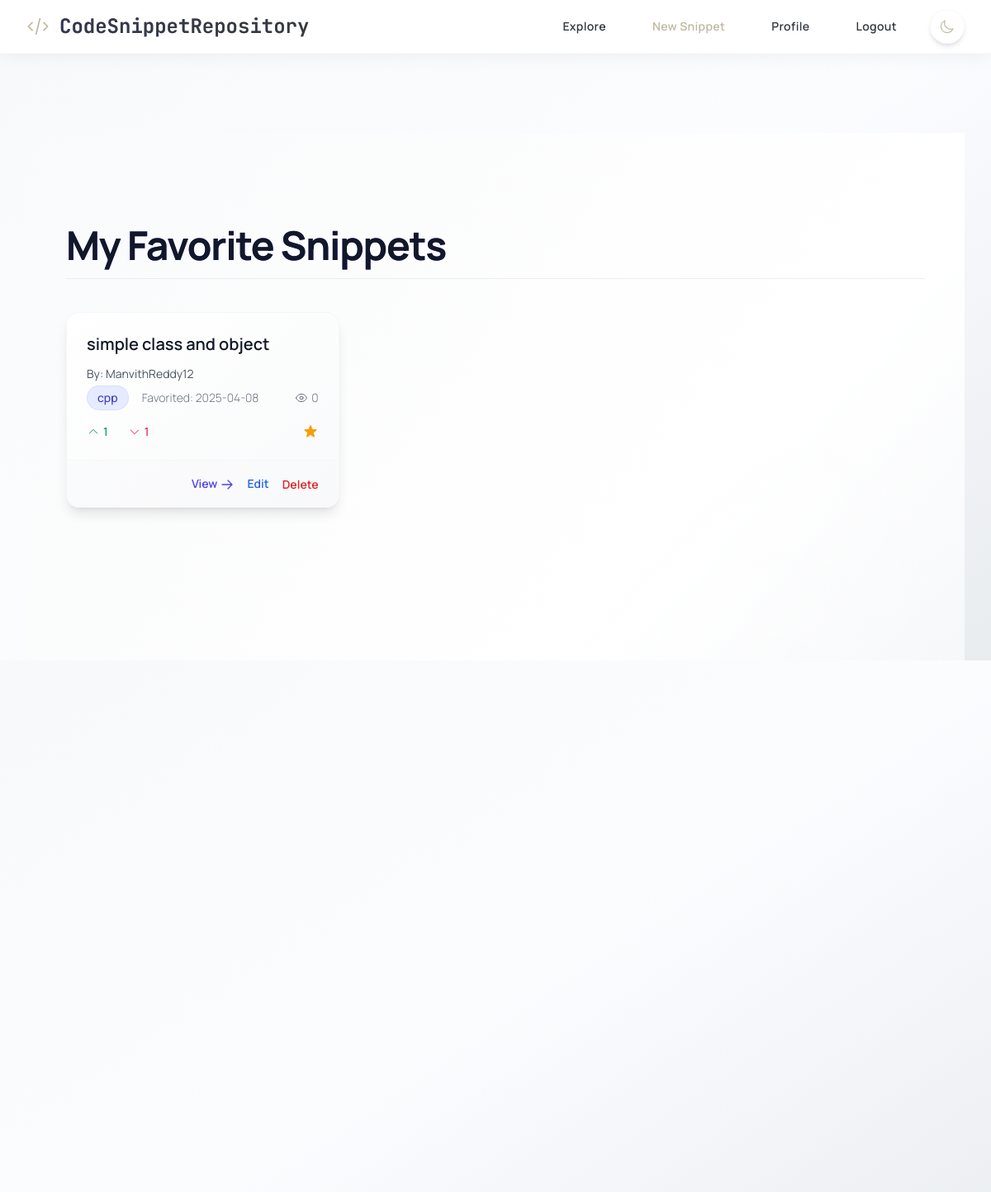
The page /favorites (signed in) on the database its author committed.
### tables this page shows
CREATE TABLE snippets (
                id INTEGER PRIMARY KEY AUTOINCREMENT,
                user_id INTEGER NOT NULL,
                title TEXT NOT NULL,
                code TEXT NOT NULL,
                language TEXT NOT NULL,
                description TEXT,
                is_private INTEGER DEFAULT 0,
                views INTEGER DEFAULT 0,
                created_at TIMESTAMP DEFAULT CURRENT_TIMESTAMP,
                updated_at TIMESTAMP DEFAULT CURRENT_TIMESTAMP,
                FOREIGN KEY (user_id) REFERENCES users(id) ON DELETE CASCADE
            );

### app.py (the view)
@app.route('/favorites')
def view_favorites():
    user_id = get_current_user_id()
    if not user_id:
        flash('Please login to view your favorites.', 'warning')
        return redirect(url_for('login'))
    conn = get_db()
    try:
        favorite_snippets_rows = conn.execute('''
            SELECT
                s.id, s.title, s.language, s.code, s.description, s.created_at,
                s.updated_at, s.is_private, s.views, s.user_id as owner_id,
                u.username as owner_username, f.favorited_at,
                COALESCE(v.upvotes, 0) as upvotes, COALESCE(v.downvotes, 0) as downvotes
            FROM favorites f
            JOIN snippets s ON f.snippet_id = s.id
            JOIN users u ON s.user_id = u.id
            LEFT JOIN (
                 SELECT snippet_id, SUM(CASE WHEN vote_type = 1 THEN 1 ELSE 0 END) as upvotes,
                        SUM(CASE WHEN vote_type = -1 THEN 1 ELSE 0 END) as downvotes
                 FROM votes GROUP BY snippet_id
            ) v ON s.id = v.snippet_id
            WHERE f.user_id = ?
              AND (s.is_private = 0 OR s.user_id = ?) -- Show favorited public or OWN private snippets
            ORDER BY f.favorited_at DESC
        ''', (user_id, user_id)).fetchall() # Pass user_id twice for the OR condition
        user_favorites_ids = {row['id'] for row in favorite_snippets_rows}
        user_bookmarks_ids = set() # Fetch bookmarks if bookmark button is shown on favorite cards
        try:
            bookmark_rows = conn.execute('SELECT snippet_id FROM bookmarks WHERE user_id = ?', (user_id,)).fetchall()
            user_bookmarks_ids = {row['snippet_id'] for row in bookmark_rows}
        except sqlite3.Error as e_book:
            app.logger.warning(f"DB Error fetching bookmarks on favorites page for user {user_id}: {e_book}")
        favorite_snippets_data = []
        for row in favorite_snippets_rows:
            snippet_dict = dict(row)
            snippet_dict['created_at'] = parse_db_date(snippet_dict.get('created_at'))
            snippet_dict['favorited_at'] = parse_db_date(snippet_dict.get('favorited_at'))
            snippet_dict['updated_at'] = parse_db_date(snippet_dict.get('updated_at'))
            favorite_snippets_data.append(snippet_dict)
        return render_template('favorites.html',
                               snippets=favorite_snippets_data,
                               user_favorites_ids=user_favorites_ids,
                               user_bookmarks_ids=user_bookmarks_ids) # Pass bookmarks if needed
    except sqlite3.Error as e:
         app.logger.error(f"DB Error fetching favorites for user {user_id}: {e}")
         flash("Could not load favorites due to a database error.", "error")
         return redirect(url_for('profile'))

### app.py (called while the page is built)
def parse_db_date(date_str):
    if not date_str:
        return None
    try:
        return datetime.strptime(date_str, '%Y-%m-%d %H:%M:%S')
    except (ValueError, TypeError) as e:
        try:
            app.logger.warning(f"Could not parse date string '{date_str}': {e}")
        except RuntimeError: # Handle cases outside app context if necessary
            print(f"Warning: Could not parse date string '{date_str}': {e}")
        return None # Return None if parsing fails

def get_db():
    db = getattr(g, '_database', None)
    if db is None:
        db_path = os.path.join(app.root_path, DATABASE) # Construct path safely
        try:
             db = g._database = sqlite3.connect(db_path)
             db.row_factory = sqlite3.Row # Use Row factory
        except sqlite3.Error as e:
            app.logger.error(f"Database connection error: {e}") # Use app logger
            raise # Reraise the error
    return db

@app.teardown_appcontext
def close_connection(exception):
    db = getattr(g, '_database', None)
    if db is not None:
        try:
            db.close()
        except sqlite3.Error as e:
             app.logger.error(f"Error closing database connection: {e}") # Use app logger

def get_current_user_id():
    return session.get('user_id')

### templates/favorites.html (shortened to what this page needs)
{% extends "base.html" %}
{% block content %}
<div class="min-h-screen bg-gradient-to-br from-gray-50 via-white to-indigo-50/20 dark:from-gray-900 dark:via-gray-950 dark:to-indigo-900/30 text-gray-900 dark:text-gray-100 font-['Manrope',_'Inter',_sans-serif] antialiased relative isolate overflow-hidden">
    <div class="absolute inset-0 -z-10 bg-[radial-gradient(ellipse_at_center,_rgba(255,255,255,0.15)_0%,_rgba(0,0,0,0)_70%)] dark:bg-[radial-gradient(ellipse_at_center,_rgba(79,70,229,0.1)_0%,_rgba(0,0,0,0)_70%)] page-texture" aria-hidden="true"></div>
    <div class="max-w-7xl mx-auto px-4 sm:px-6 lg:px-12 xl:px-16 py-20 sm:py-28">
        <header class="mb-10">
            <h1 class="text-4xl sm:text-5xl font-bold tracking-tight text-gray-900 dark:text-white bg-clip-text bg-gradient-to-r from-indigo-600 to-purple-600 dark:from-indigo-400 dark:to-purple-400 border-b border-gray-300/40 dark:border-indigo-800/40 pb-4">
                My Favorite Snippets
            </h1>
        </header>
        {% if snippets %}
            <div class="grid grid-cols-1 md:grid-cols-2 lg:grid-cols-3 gap-6" id="favorites-grid">
                {% for snippet in snippets %}
                    <div class="snippet-card group bg-gradient-to-br from-white to-gray-50 dark:from-gray-900 dark:to-indigo-950/30 border border-gray-200/30 dark:border-indigo-900/30 rounded-2xl overflow-hidden shadow-lg hover:shadow-xl hover:border-indigo-300/50 dark:hover:border-indigo-600/50 transition-all duration-400 ease-out backdrop-blur-sm flex flex-col">
                        <div class="px-6 py-6 flex-grow">
                            <h3 class="snippet-title text-xl font-semibold text-gray-900 dark:text-white mb-3 line-clamp-1 group-hover:text-indigo-600 dark:group-hover:text-indigo-400 transition-colors">
                                <a href="{{ url_for('view_snippet', id=snippet.id) }}">{{ snippet.title }}</a>
                            </h3>
                            <p class="text-sm text-gray-600 dark:text-gray-400 mb-1">
                                By: <a href="{{ url_for('profile', username=snippet.owner_username) }}" class="hover:text-indigo-500 hover:underline">{{ snippet.owner_username }}</a>
                            </p>
                            <div class="flex flex-wrap items-center gap-x-4 gap-y-2 mb-4 text-sm text-gray-500 dark:text-gray-400 font-light">
                                <span class="snippet-language px-3 py-1 bg-indigo-100/80 dark:bg-indigo-900/80 text-indigo-700 dark:text-indigo-300 rounded-full font-medium border border-indigo-200/50 dark:border-indigo-800/50">{{ snippet.language }}</span>
                                <span>Favorited: {{ snippet.favorited_at.strftime('%Y-%m-%d') if snippet.favorited_at else 'N/A' }}</span>
                                <span class="ml-auto flex items-center" title="Views">{{ snippet.views | default(0) }}</span>
                            </div>
                            <div class="vote-stats flex items-center gap-6 text-sm font-medium mt-auto">
                                <span class="upvotes flex items-center text-emerald-600 dark:text-emerald-400" title="Upvotes"><svg xmlns="http://www.w3.org/2000/svg" class="h-4 w-4 mr-1" fill="none" viewBox="0 0 24 24" stroke="currentColor"><path stroke-linecap="round" stroke-linejoin="round" stroke-width="1.5" d="M5 15l7-7 7 7" /></svg>{{ snippet.upvotes | default(0) }}</span>
                                <span class="downvotes flex items-center text-rose-600 dark:text-rose-400" title="Downvotes"><svg xmlns="http://www.w3.org/2000/svg" class="h-4 w-4 mr-1" fill="none" viewBox="0 0 24 24" stroke="currentColor"><path stroke-linecap="round" stroke-linejoin="round" stroke-width="1.5" d="M19 9l-7 7-7-7" /></svg>{{ snippet.downvotes | default(0) }}</span>
                                <button type="button"
                                        class="favorite-toggle flex items-center ml-auto text-gray-400 dark:text-gray-500 hover:scale-110 transition-all duration-200 focus:outline-none"
                                        data-snippet-id="{{ snippet.id }}"
                                        aria-label="Toggle Favorite">
                                </button>
                            </div>
                        </div>
                        <div class="px-6 py-4 bg-gray-50/50 dark:bg-indigo-950/20 border-t border-gray-200/20 dark:border-indigo-900/30 flex justify-end items-center transition-colors duration-300 group-hover:bg-indigo-50/40 dark:group-hover:bg-indigo-900/30">
                             <div class="flex items-center gap-4">
                                <a href="{{ url_for('view_snippet', id=snippet.id) }}" class="group/link text-sm font-semibold text-indigo-600 dark:text-indigo-400 hover:text-indigo-800 dark:hover:text-indigo-300 transition-colors"><span>View</span><svg xmlns="http://www.w3.org/2000/svg" class="h-4 w-4 ml-1 inline group-hover/link:translate-x-1 transition-transform duration-200" fill="none" viewBox="0 0 24 24" stroke-width="2" stroke="currentColor"><path stroke-linecap="round" stroke-linejoin="round" d="M13.5 4.5L21 12m0 0l-7.5 7.5M21 12H3" /></svg></a>
                                {% if session.user_id == snippet.owner_id %}
                                    <a href="{{ url_for('edit_snippet', id=snippet.id) }}" class="text-sm font-semibold text-blue-600 dark:text-blue-400 hover:text-blue-800 dark:hover:text-blue-300 transition-colors">Edit</a>
                                    <form action="{{ url_for('delete_snippet', id=snippet.id) }}" method="POST" onsubmit="return confirm('Are you sure?');" class="inline"><button type="submit" class="text-sm font-semibold text-red-600 dark:text-red-400 hover:text-red-800 dark:hover:text-red-300 transition-colors">Delete</button></form>
                                {% endif %}
                             </div>
                        </div>
                    </div>
                {% endfor %}
            </div>
        {% endif %}
    </div>
</div>
{% endblock %}

### templates/base.html (style rules this page uses)
html, body { height: 100%; margin: 0; padding: 0; overflow-y: auto; }

### rows shown on the page
snippets: title "simple class and object", owner_username "ManvithReddy12", language "cpp", favorited_at "2025-04-08", views "0", upvotes "1", downvotes "1"
